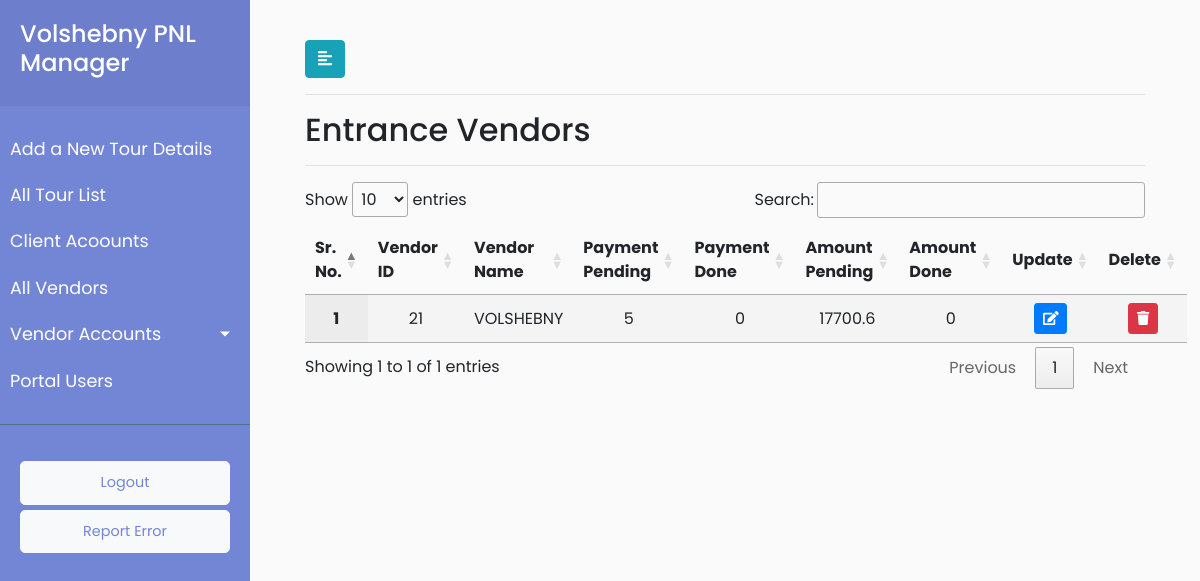
The page /vendor_accounts_entrances_quatation/ (signed in) on the database its author committed.
### payment/models.py (models this page shows, shortened)
class Vendor(models.Model):
    vendor_type_choices=(('Air Ticket Service','Air Ticket Service'),
                        ('Visa Cost Service','Visa Cost Service'),
                        ('Hotel Quatation Service','Hotel Quatation Service'),
                        ('Restuarant Quatation Service','Restuarant Quatation Service'),
                        ('Entrances Quatation Service','Entrances Quatation Service'),
                        ('SapSan Quatation Service','SapSan Quatation Service'),
                        ('Guide Service','Guide Service'),
                        ('Transport Service','Transport Service'))
    vendor_name = models.CharField(max_length=920)
    vendor_address = models.CharField(max_length=920)
    vendor_type = models.CharField(choices=vendor_type_choices,max_length=920,default="Air Ticket Service")
    vendor_mobile = models.CharField(max_length=920,default="")
    vendor_email = models.CharField(max_length=920,default="")
    vendor_remark = models.CharField(max_length=920,default="")

### payment/views.py (the view)
# urls.py: path('vendor_accounts_entrances_quatation/', views.vendor_accounts_entrances_quatation, name='vendor_accounts_entrances_quatation'),
@login_required(login_url='/user_login')
def vendor_accounts_entrances_quatation(request):
    entrances_list=functions.filtering_vendors("Entrances Quatation Service")
    userrole = request.user.user_role
    return render(request,'payment/vendor_accounts_entrances_quatation.html',{'entrances_list':entrances_list,'userrole':userrole })

### payment/functions.py (called while the page is built)
def filtering_vendors(vendor_type_parameter):
    vendor_payment_status = ['Pending','Done','Payment_Pending_Amonut','Payment_Done_Amount']
    x = list(set(list(Vendor.objects.filter(vendor_type=vendor_type_parameter).values_list('pk','vendor_name'))))
    vendor_status_list = [vendor_payment_count(a,vendor_payment_status_one) for a in x for vendor_payment_status_one in vendor_payment_status ]
    final = [vendor_status_list[i * 4:(i + 1) * 4] for i in range((len(vendor_status_list) + 4 - 1) // 4 )]
    vendor_dict = dict(zip(x,final))
    return vendor_dict

### payment/templates/payment/vendor_accounts_entrances_quatation.html (shortened to what this page needs)
{% extends 'payment/base.html' %}
{% load static %}
{% block headscript %}
<link rel="stylesheet" href="//cdn.datatables.net/1.10.19/css/jquery.dataTables.min.css">
{% endblock headscript %}
{% block content %}
<div id="content">
	<div class="container-fluid">
		<button type="button" id="sidebarCollapse" class="btn btn-info">
			<i class="fas fa-align-left"></i>
		</button>
        <hr>
                <h2>Entrance Vendors</h2>
        <hr>
        <div>
                       <table id="test_table" class="display" style="width:100%; text-align: center">
                            <thead>
                                <tr>
                                    <th>Sr. No.</th>
                                    <th>Vendor ID</th>
                                    <th>Vendor Name</th>
                                    <th>Payment Pending</th>
                                     <th>Payment Done</th>
                                      <th>Amount Pending</th>
                        <th>Amount Done</th>
                                     <th>Update</th>
                                        <th>Delete</th>
                                </tr>
                            </thead>
                            <tbody>
                    {% for key,value in entrances_list.items %}
                    <tr>
                        <th class="text-center" scope="row">{{ forloop.counter }}</th>
                        <td class="text-center">{{ key.0 }}</td>
                        <td class="text-center">{{ key.1 }}</td>
                        <td class="text-center"><a href="{% url 'payment:vendor_accounts_entrances_quatation_details'  vendor_id=key.0 payment_status="Pending"  %}"> {{value.0}} </a></td>
                        <td class="text-center"><a href="{% url 'payment:vendor_accounts_entrances_quatation_details'  vendor_id=key.0 payment_status="Done"  %}">{{value.1}}</a></td>
                        <td class="text-center">{{value.2}}</a></td>
                        <td class="text-center">{{value.3}}</a></td>
                        <td>
							<button type="button" class="update-entrances btn btn-sm btn-primary" data-id="{% url 'payment:vendor_entrances_update' pk=key.0  %}">
								<span class="fa fa-edit"></span>
							</button>
						</td>
						<td>
							<button type="button" class="delete-entrances btn btn-sm btn-danger" data-id="{% url 'payment:vendor_entrances_delete' pk=key.0  %}">
								<span class="fa fa-trash"></span>
							</button>
						</td>
                    </tr>
                    {% endfor %}
                </tbody>
                             </table>
                </div>
            </div>
            </div>
{% endblock %}

### payment/static/payment/style.css (style rules this page uses)
body { font-family: 'Poppins', sans-serif; background: #fafafa; }
a, a:hover, a:focus { color: inherit; text-decoration: none; transition: all 0.3s; }
#content { width: calc(100% - 250px); padding: 40px; min-height: 100vh; transition: all 0.3s; position: absolute; top: 0; right: 0; }

### rows shown on the page
Vendor: id "21", vendor_name "VOLSHEBNY", value "5", value "0", value "17700.6"
